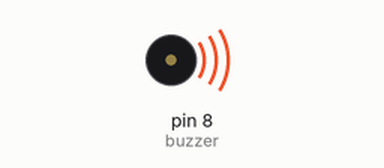
This sketch was run on a simulated Arduino Uno, built with avr-gcc and run on an emulated ATmega328P. Parts: buzzer (waves = sounding).

Above: at 0.05 s.
Timing chart, 0 to 4.2 s (numbered marks = the images above):
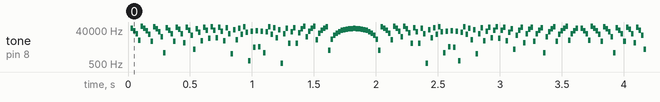

The sketch:

sketch_may06a.ino
```cpp
float valorSeno;
int valorTom;
int buzzer=8;


void setup() {
  pinMode(buzzer, OUTPUT);

}

void loop() {
  for(int x=0; x<180; x++)
  {
    valorSeno=(sin(x*3.1416/180));
    valorTom = 3000* (int(valorSeno*1000));
    tone(buzzer, valorTom);
    delay(20);
  }

}
```

Measured:
- by itself, tone on pin 8 (buzzer): plays 51000 Hz for 0.02 s, 36464 Hz for 0.02 s, 24928 Hz for 0.02 s, 10392 Hz for 0.02 s, 64392 Hz for 0.02 s, 49856 Hz for 0.02 s … (6333 notes in this stretch)
